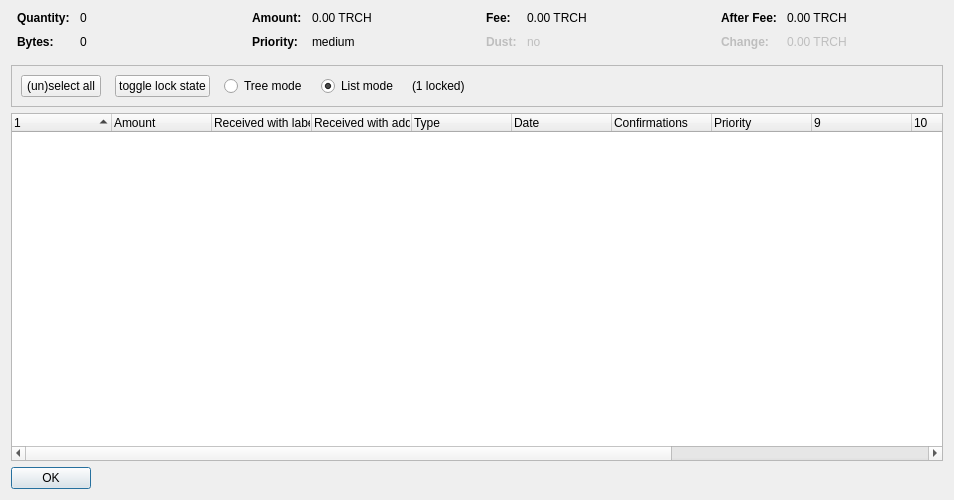
<?xml version="1.0" encoding="UTF-8"?>
<ui version="4.0">
 <class>CoinControlDialog</class>
 <widget class="QDialog" name="CoinControlDialog">
  <property name="geometry">
   <rect>
    <x>0</x>
    <y>0</y>
    <width>954</width>
    <height>500</height>
   </rect>
  </property>
  <property name="windowTitle">
   <string>Coin Selection</string>
  </property>
  <layout class="QVBoxLayout" name="verticalLayout">
   <item>
    <layout class="QHBoxLayout" name="horizontalLayoutTop" stretch="0,0,0,0">
     <property name="topMargin">
      <number>0</number>
     </property>
     <property name="bottomMargin">
      <number>10</number>
     </property>
     <item>
      <layout class="QFormLayout" name="formLayoutCoinControl1">
       <property name="horizontalSpacing">
        <number>10</number>
       </property>
       <property name="verticalSpacing">
        <number>10</number>
       </property>
       <property name="leftMargin">
        <number>6</number>
       </property>
       <property name="rightMargin">
        <number>6</number>
       </property>
       <item row="0" column="0">
        <widget class="QLabel" name="labelCoinControlQuantityText">
         <property name="font">
          <font>
           <weight>75</weight>
           <bold>true</bold>
          </font>
         </property>
         <property name="text">
          <string>Quantity:</string>
         </property>
        </widget>
       </item>
       <item row="0" column="1">
        <widget class="QLabel" name="labelCoinControlQuantity">
         <property name="cursor">
          <cursorShape>IBeamCursor</cursorShape>
         </property>
         <property name="contextMenuPolicy">
          <enum>Qt::ActionsContextMenu</enum>
         </property>
         <property name="text">
          <string notr="true">0</string>
         </property>
         <property name="textInteractionFlags">
          <set>Qt::LinksAccessibleByMouse|Qt::TextSelectableByKeyboard|Qt::TextSelectableByMouse</set>
         </property>
        </widget>
       </item>
       <item row="1" column="0">
        <widget class="QLabel" name="labelCoinControlBytesText">
         <property name="font">
          <font>
           <weight>75</weight>
           <bold>true</bold>
          </font>
         </property>
         <property name="text">
          <string>Bytes:</string>
         </property>
        </widget>
       </item>
       <item row="1" column="1">
        <widget class="QLabel" name="labelCoinControlBytes">
         <property name="cursor">
          <cursorShape>IBeamCursor</cursorShape>
         </property>
         <property name="contextMenuPolicy">
          <enum>Qt::ActionsContextMenu</enum>
         </property>
         <property name="text">
          <string notr="true">0</string>
         </property>
         <property name="textInteractionFlags">
          <set>Qt::LinksAccessibleByMouse|Qt::TextSelectableByKeyboard|Qt::TextSelectableByMouse</set>
         </property>
        </widget>
       </item>
      </layout>
     </item>
     <item>
      <layout class="QFormLayout" name="formLayoutCoinControl2">
       <property name="horizontalSpacing">
        <number>10</number>
       </property>
       <property name="verticalSpacing">
        <number>10</number>
       </property>
       <property name="leftMargin">
        <number>6</number>
       </property>
       <property name="rightMargin">
        <number>6</number>
       </property>
       <item row="0" column="0">
        <widget class="QLabel" name="labelCoinControlAmountText">
         <property name="font">
          <font>
           <weight>75</weight>
           <bold>true</bold>
          </font>
         </property>
         <property name="text">
          <string>Amount:</string>
         </property>
        </widget>
       </item>
       <item row="0" column="1">
        <widget class="QLabel" name="labelCoinControlAmount">
         <property name="cursor">
          <cursorShape>IBeamCursor</cursorShape>
         </property>
         <property name="contextMenuPolicy">
          <enum>Qt::ActionsContextMenu</enum>
         </property>
         <property name="text">
          <string notr="true">0.00 TRCH</string>
         </property>
         <property name="textInteractionFlags">
          <set>Qt::LinksAccessibleByMouse|Qt::TextSelectableByKeyboard|Qt::TextSelectableByMouse</set>
         </property>
        </widget>
       </item>
       <item row="1" column="0">
        <widget class="QLabel" name="labelCoinControlPriorityText">
         <property name="font">
          <font>
           <weight>75</weight>
           <bold>true</bold>
          </font>
         </property>
         <property name="text">
          <string>Priority:</string>
         </property>
        </widget>
       </item>
       <item row="1" column="1">
        <widget class="QLabel" name="labelCoinControlPriority">
         <property name="cursor">
          <cursorShape>IBeamCursor</cursorShape>
         </property>
         <property name="contextMenuPolicy">
          <enum>Qt::ActionsContextMenu</enum>
         </property>
         <property name="text">
          <string>medium</string>
         </property>
         <property name="textInteractionFlags">
          <set>Qt::LinksAccessibleByMouse|Qt::TextSelectableByKeyboard|Qt::TextSelectableByMouse</set>
         </property>
        </widget>
       </item>
      </layout>
     </item>
     <item>
      <layout class="QFormLayout" name="formLayoutCoinControl3">
       <property name="horizontalSpacing">
        <number>10</number>
       </property>
       <property name="verticalSpacing">
        <number>10</number>
       </property>
       <property name="leftMargin">
        <number>6</number>
       </property>
       <property name="rightMargin">
        <number>6</number>
       </property>
       <item row="0" column="0">
        <widget class="QLabel" name="labelCoinControlFeeText">
         <property name="font">
          <font>
           <weight>75</weight>
           <bold>true</bold>
          </font>
         </property>
         <property name="text">
          <string>Fee:</string>
         </property>
        </widget>
       </item>
       <item row="0" column="1">
        <widget class="QLabel" name="labelCoinControlFee">
         <property name="cursor">
          <cursorShape>IBeamCursor</cursorShape>
         </property>
         <property name="contextMenuPolicy">
          <enum>Qt::ActionsContextMenu</enum>
         </property>
         <property name="text">
          <string notr="true">0.00 TRCH</string>
         </property>
         <property name="textInteractionFlags">
          <set>Qt::LinksAccessibleByMouse|Qt::TextSelectableByKeyboard|Qt::TextSelectableByMouse</set>
         </property>
        </widget>
       </item>
       <item row="1" column="0">
        <widget class="QLabel" name="labelCoinControlLowOutputText">
         <property name="enabled">
          <bool>false</bool>
         </property>
         <property name="font">
          <font>
           <weight>75</weight>
           <bold>true</bold>
          </font>
         </property>
         <property name="text">
          <string>Dust:</string>
         </property>
        </widget>
       </item>
       <item row="1" column="1">
        <widget class="QLabel" name="labelCoinControlLowOutput">
         <property name="enabled">
          <bool>false</bool>
         </property>
         <property name="cursor">
          <cursorShape>IBeamCursor</cursorShape>
         </property>
         <property name="contextMenuPolicy">
          <enum>Qt::ActionsContextMenu</enum>
         </property>
         <property name="text">
          <string>no</string>
         </property>
         <property name="textInteractionFlags">
          <set>Qt::LinksAccessibleByMouse|Qt::TextSelectableByKeyboard|Qt::TextSelectableByMouse</set>
         </property>
        </widget>
       </item>
      </layout>
     </item>
     <item>
      <layout class="QFormLayout" name="formLayoutCoinControl4">
       <property name="horizontalSpacing">
        <number>10</number>
       </property>
       <property name="verticalSpacing">
        <number>10</number>
       </property>
       <property name="leftMargin">
        <number>6</number>
       </property>
       <property name="rightMargin">
        <number>6</number>
       </property>
       <item row="0" column="0">
        <widget class="QLabel" name="labelCoinControlAfterFeeText">
         <property name="font">
          <font>
           <weight>75</weight>
           <bold>true</bold>
          </font>
         </property>
         <property name="text">
          <string>After Fee:</string>
         </property>
        </widget>
       </item>
       <item row="0" column="1">
        <widget class="QLabel" name="labelCoinControlAfterFee">
         <property name="cursor">
          <cursorShape>IBeamCursor</cursorShape>
         </property>
         <property name="contextMenuPolicy">
          <enum>Qt::ActionsContextMenu</enum>
         </property>
         <property name="text">
          <string notr="true">0.00 TRCH</string>
         </property>
         <property name="textInteractionFlags">
          <set>Qt::LinksAccessibleByMouse|Qt::TextSelectableByKeyboard|Qt::TextSelectableByMouse</set>
         </property>
        </widget>
       </item>
       <item row="1" column="0">
        <widget class="QLabel" name="labelCoinControlChangeText">
         <property name="enabled">
          <bool>false</bool>
         </property>
         <property name="font">
          <font>
           <weight>75</weight>
           <bold>true</bold>
          </font>
         </property>
         <property name="text">
          <string>Change:</string>
         </property>
        </widget>
       </item>
       <item row="1" column="1">
        <widget class="QLabel" name="labelCoinControlChange">
         <property name="enabled">
          <bool>false</bool>
         </property>
         <property name="cursor">
          <cursorShape>IBeamCursor</cursorShape>
         </property>
         <property name="contextMenuPolicy">
          <enum>Qt::ActionsContextMenu</enum>
         </property>
         <property name="text">
          <string notr="true">0.00 TRCH</string>
         </property>
         <property name="textInteractionFlags">
          <set>Qt::LinksAccessibleByMouse|Qt::TextSelectableByKeyboard|Qt::TextSelectableByMouse</set>
         </property>
        </widget>
       </item>
      </layout>
     </item>
    </layout>
   </item>
   <item>
    <widget class="QFrame" name="frame">
     <property name="minimumSize">
      <size>
       <width>0</width>
       <height>40</height>
      </size>
     </property>
     <property name="frameShape">
      <enum>QFrame::StyledPanel</enum>
     </property>
     <property name="frameShadow">
      <enum>QFrame::Sunken</enum>
     </property>
     <layout class="QHBoxLayout" name="horizontalLayout">
      <item>
       <layout class="QHBoxLayout" name="horizontalLayoutPanel" stretch="0,0,0,0,0,0">
        <property name="spacing">
         <number>14</number>
        </property>
        <item>
         <widget class="QPushButton" name="pushButtonSelectAll">
          <property name="sizePolicy">
           <sizepolicy hsizetype="Maximum" vsizetype="Fixed">
            <horstretch>0</horstretch>
            <verstretch>0</verstretch>
           </sizepolicy>
          </property>
          <property name="text">
           <string>(un)select all</string>
          </property>
          <property name="autoDefault">
           <bool>false</bool>
          </property>
         </widget>
        </item>
        <item>
         <widget class="QPushButton" name="pushButtonToggleLock">
          <property name="sizePolicy">
           <sizepolicy hsizetype="Maximum" vsizetype="Fixed">
            <horstretch>0</horstretch>
            <verstretch>0</verstretch>
           </sizepolicy>
          </property>
          <property name="text">
           <string>toggle lock state</string>
          </property>
          <property name="autoDefault">
           <bool>false</bool>
          </property>
         </widget>
        </item>
        <item>
         <widget class="QRadioButton" name="radioTreeMode">
          <property name="sizePolicy">
           <sizepolicy hsizetype="Maximum" vsizetype="Fixed">
            <horstretch>0</horstretch>
            <verstretch>0</verstretch>
           </sizepolicy>
          </property>
          <property name="text">
           <string>Tree mode</string>
          </property>
         </widget>
        </item>
        <item>
         <widget class="QRadioButton" name="radioListMode">
          <property name="sizePolicy">
           <sizepolicy hsizetype="Maximum" vsizetype="Fixed">
            <horstretch>0</horstretch>
            <verstretch>0</verstretch>
           </sizepolicy>
          </property>
          <property name="text">
           <string>List mode</string>
          </property>
          <property name="checked">
           <bool>true</bool>
          </property>
         </widget>
        </item>
        <item>
         <widget class="QLabel" name="labelLocked">
          <property name="text">
           <string>(1 locked)</string>
          </property>
         </widget>
        </item>
        <item>
         <spacer name="horizontalSpacer">
          <property name="orientation">
           <enum>Qt::Horizontal</enum>
          </property>
          <property name="sizeHint" stdset="0">
           <size>
            <width>40</width>
            <height>20</height>
           </size>
          </property>
         </spacer>
        </item>
       </layout>
      </item>
     </layout>
    </widget>
   </item>
   <item>
    <widget class="CoinControlTreeWidget" name="treeWidget">
     <property name="contextMenuPolicy">
      <enum>Qt::CustomContextMenu</enum>
     </property>
     <property name="sortingEnabled">
      <bool>false</bool>
     </property>
     <property name="columnCount">
      <number>13</number>
     </property>
     <attribute name="headerShowSortIndicator" stdset="0">
      <bool>true</bool>
     </attribute>
     <attribute name="headerStretchLastSection">
      <bool>false</bool>
     </attribute>
     <column>
      <property name="text">
       <string/>
      </property>
     </column>
     <column>
      <property name="text">
       <string>Amount</string>
      </property>
     </column>
     <column>
      <property name="text">
       <string>Received with label</string>
      </property>
     </column>
     <column>
      <property name="text">
       <string>Received with address</string>
      </property>
     </column>
     <column>
      <property name="text">
	<string>Type</string>
      </property>
     </column>
     <column>
      <property name="text">	 
       <string>Date</string>
      </property>
     </column>
     <column>
      <property name="text">
       <string>Confirmations</string>
      </property>
      <property name="toolTip">
       <string>Confirmed</string>
      </property>
     </column>
     <column>
      <property name="text">
       <string>Priority</string>
      </property>
     </column>
     <column>
      <property name="text">
       <string/>
      </property>
     </column>
     <column>
      <property name="text">
       <string/>
      </property>
     </column>
     <column>
      <property name="text">
       <string/>
      </property>
     </column>
     <column>
      <property name="text">
       <string/>
      </property>
     </column>
     <column>
      <property name="text">
       <string/>
      </property>
     </column>
    </widget>
   </item>
   <item>
    <widget class="QDialogButtonBox" name="buttonBox">
     <property name="sizePolicy">
      <sizepolicy hsizetype="Maximum" vsizetype="Fixed">
       <horstretch>0</horstretch>
       <verstretch>0</verstretch>
      </sizepolicy>
     </property>
     <property name="orientation">
      <enum>Qt::Horizontal</enum>
     </property>
     <property name="standardButtons">
      <set>QDialogButtonBox::Ok</set>
     </property>
    </widget>
   </item>
  </layout>
 </widget>
 <customwidgets>
  <customwidget>
   <class>CoinControlTreeWidget</class>
   <extends>QTreeWidget</extends>
   <header>coincontroltreewidget.h</header>
  </customwidget>
 </customwidgets>
 <resources/>
 <connections/>
</ui>
